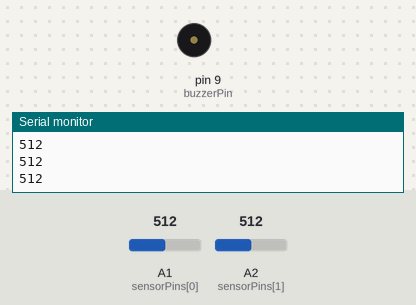
Recording of a sketch running on a simulated Arduino Uno, built with avr-gcc and run on an emulated ATmega328P. Parts: buzzer (waves = sounding), the last lines printed to the serial monitor. Inputs (shaded band) come from the test bench; at power-on: A1 (sensorPins[0]) = 512, A2 (sensorPins[1]) = 512.

Above: at 1.2 s.
1.3 s: A1 (sensorPins[0]) set to 267
2.8 s: A1 (sensorPins[0]) set to 237
At 5.7 s:
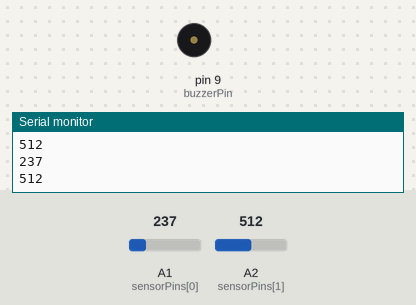
5.8 s: A1 (sensorPins[0]) set to 260
At 6.3 s:
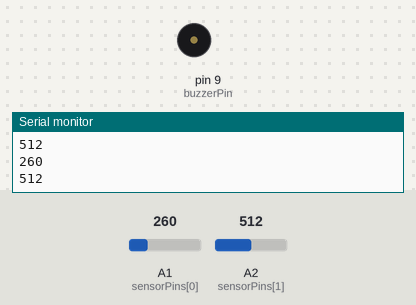
7.3 s: A1 (sensorPins[0]) set to 240
At 7.65 s:
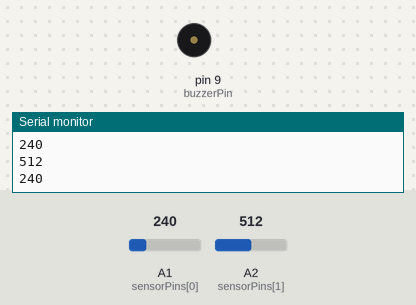
Timing chart, 0 to 11.3 s (numbered marks = the images above; inputs shaded):
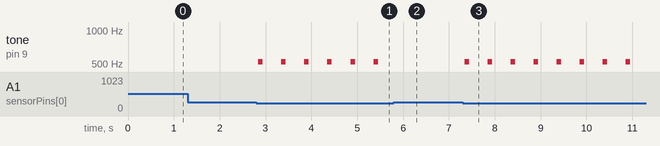

Measured:
- the behaviour switches between 250 and 249 on A1 (sensorPins[0]) (found by bisection; images 0 and 1)
- after the input at 2.8 s, tone on pin 9 (buzzerPin): alternates 523 Hz for 0.10 s and silent for 0.40 s, starting at once
- after the input at 5.8 s, tone on pin 9 (buzzerPin): stops changing and stays silent
- after the input at 7.3 s, tone on pin 9 (buzzerPin): alternates 523 Hz for 0.10 s and silent for 0.40 s, starting after 0.05 s

The sketch:

lightSensorLichen.ino
```cpp
// Reads 8 piezo vibrotactile sensors and plays a tone per sensor when touched.
// Includes per-sensor debounce so one touch doesn't retrigger repeatedly,
// and Serial output so you can tune the threshold for your actual sensors.

// Pin definitions
// For testing with just one sensor, leave only A0 here. Add pins back in
// as you wire up more sensors — numSensors below adjusts automatically.
const int sensorPins[] = {A1, A2}; // Piezoa sensor pins
const int numSensors = sizeof(sensorPins) / sizeof(sensorPins[0]);
const int buzzerPin = 9; // Piezo buzzer pin

// Threshold for vibration sensor activation — START LOW, then tune.
// Piezo discs spike briefly and much lower than light sensors did.
// Watch the Serial output while tapping the sensor and raise this
// just above your resting/noise level.
const int threshold = 250;

// Minimum time (ms) a sensor must stay quiet before it can trigger again.
// Prevents one tap from re-firing while the piezo disc is still "ringing".
const unsigned long cooldownMs = 500;

// Frequencies for each sensor's sound (in Hz). Add more as you add sensors —
// keep this list at least as long as sensorPins.
const int frequencies[] = {523, 624}; // C4, D4, E4, F4, G4, A4, B4, C5

// Tracks the last time each sensor was allowed to trigger
unsigned long lastTriggerTime[numSensors] = {0};

void setup() {
    Serial.begin(9600); // For tuning: watch raw sensor values in Serial Monitor

    for (int i = 0; i < numSensors; i++) {
        pinMode(sensorPins[i], INPUT);
    }
    pinMode(buzzerPin, OUTPUT);
}

void loop() {
    for (int i = 0; i < numSensors; i++) {
        int sensorValue = analogRead(sensorPins[i]);

        Serial.println(sensorValue); // watch this in Serial Monitor to pick a good threshold

        unsigned long now = millis();
        bool cooledDown = (now - lastTriggerTime[i]) > cooldownMs;

        if (sensorValue < threshold && cooledDown) {
            Serial.print("Sensor ");
            Serial.print(i);
            Serial.print(" triggered, value: ");
            Serial.println(sensorValue);

            tone(buzzerPin, frequencies[i], 100); // Play tone for 200ms (non-blocking version)
            lastTriggerTime[i] = now;
        }
    }
}
```
